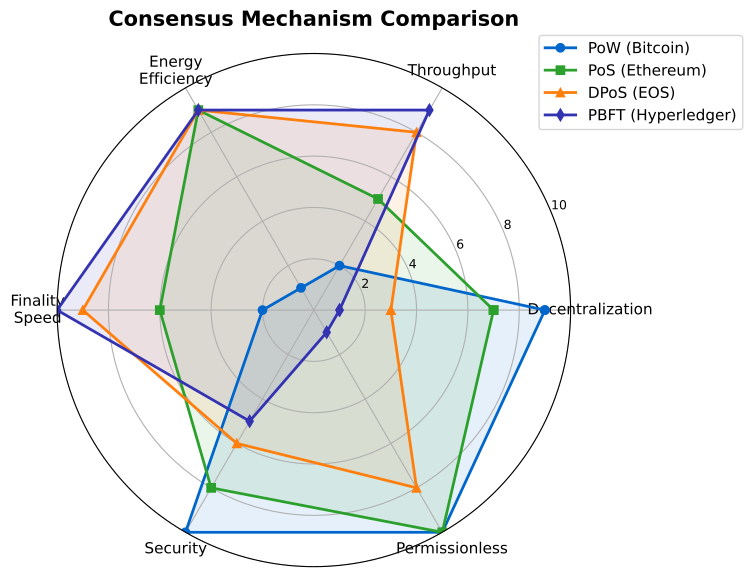

Python code for this plot:
"""
Consensus Mechanism Radar Chart
Compares PoW, PoS, DPoS, PBFT across key metrics
"""

import matplotlib.pyplot as plt
import numpy as np
from pathlib import Path

CHART_METADATA = {
    'title': 'Consensus Radar',
    'url': 'https://github.com/Digital-AI-Finance/Blockchain_Crypto/tree/main/Module_A_Blockchain_Foundations/L10_Consensus_Comparison/charts/01_consensus_radar'
}

plt.rcParams.update({
    'font.size': 14,
    'axes.labelsize': 14,
    'axes.titlesize': 16,
    'xtick.labelsize': 12,
    'ytick.labelsize': 12,
    'legend.fontsize': 12,
    'figure.figsize': (10, 6),
    'figure.dpi': 150
})

MLPURPLE = '#3333B2'
MLBLUE = '#0066CC'
MLORANGE = '#FF7F0E'
MLGREEN = '#2CA02C'
MLRED = '#D62728'

# Categories for comparison (0-10 scale)
categories = ['Decentralization', 'Throughput', 'Energy\nEfficiency',
              'Finality\nSpeed', 'Security', 'Permissionless']
N = len(categories)

# Scores for each consensus mechanism (0-10)
pow_scores = [9, 2, 1, 2, 10, 10]  # PoW
pos_scores = [7, 5, 9, 6, 8, 10]   # PoS
dpos_scores = [3, 8, 9, 9, 6, 8]   # DPoS
pbft_scores = [1, 9, 9, 10, 5, 1]  # PBFT

# Compute angle for each category
angles = [n / float(N) * 2 * np.pi for n in range(N)]
angles += angles[:1]  # Complete the loop

# Add first value to end to close the polygon
pow_scores += pow_scores[:1]
pos_scores += pos_scores[:1]
dpos_scores += dpos_scores[:1]
pbft_scores += pbft_scores[:1]

fig, ax = plt.subplots(figsize=(10, 6), subplot_kw=dict(polar=True))

# Plot each consensus mechanism
ax.plot(angles, pow_scores, 'o-', linewidth=2, color=MLBLUE, label='PoW (Bitcoin)')
ax.fill(angles, pow_scores, alpha=0.1, color=MLBLUE)

ax.plot(angles, pos_scores, 's-', linewidth=2, color=MLGREEN, label='PoS (Ethereum)')
ax.fill(angles, pos_scores, alpha=0.1, color=MLGREEN)

ax.plot(angles, dpos_scores, '^-', linewidth=2, color=MLORANGE, label='DPoS (EOS)')
ax.fill(angles, dpos_scores, alpha=0.1, color=MLORANGE)

ax.plot(angles, pbft_scores, 'd-', linewidth=2, color=MLPURPLE, label='PBFT (Hyperledger)')
ax.fill(angles, pbft_scores, alpha=0.1, color=MLPURPLE)

# Set category labels
ax.set_xticks(angles[:-1])
ax.set_xticklabels(categories, size=11)

# Set radial limits
ax.set_ylim(0, 10)
ax.set_yticks([2, 4, 6, 8, 10])
ax.set_yticklabels(['2', '4', '6', '8', '10'], size=9)

# Legend
ax.legend(loc='upper right', bbox_to_anchor=(1.35, 1.05), fontsize=14)

plt.title('Consensus Mechanism Comparison', fontweight='bold', fontsize=15, pad=20)
plt.tight_layout()

output_path = Path(__file__).parent / 'chart.pdf'
plt.savefig(output_path, bbox_inches='tight', dpi=300)
print(f"Chart saved to: {output_path.absolute()}")
plt.close()
